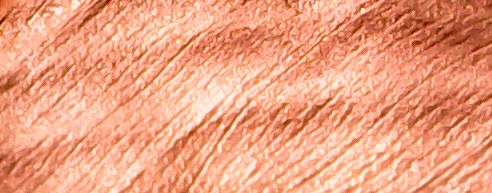
#> input picture exp/glcm/Pdry-crop.jpg, 492 x 193 px
$ python glcm.py   (Python 2 division)   (older library calls are emulated)
#> lines starting #> are read from the running program, lines starting #| are printed output that depends on the picture; long printed decimals are rounded
from __future__ import division

import cv2
import numpy as np
import matplotlib.pyplot as plt
from skimage.filters import threshold_otsu
from skimage.feature import greycomatrix, greycoprops

SAMPLE_SIZE = 50

# def plototsu(img, title, subplot1, subplot2):
def plototsu(img):
        # plt.subplot(subplot1)
        # plt.title(title)

        threshold = threshold_otsu(img)
        binary = img >= threshold

        return binary
        # [5 lines of commented-out code are left out]


Pdry = cv2.imread('Pdry-crop.jpg', 0)
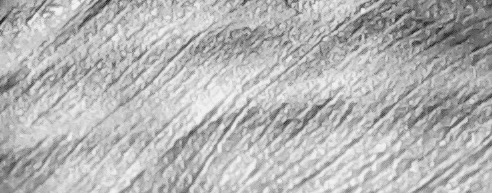
#> Pdry: shape (193, 492); min 28, max 249, mean 180.6
Pwet = cv2.imread('Pwet-crop.jpg', 0)
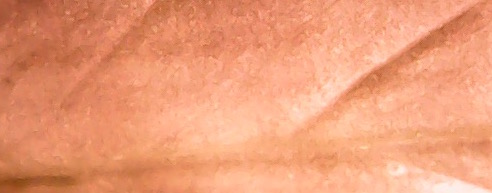
#> input picture exp/glcm/Pwet-crop.jpg, 492 x 193 px
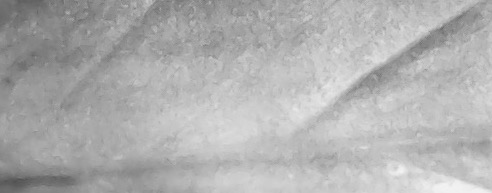
#> Pwet: shape (193, 492); min 81, max 243, mean 175.7

# Pdry = plototsu(Pdryraw)
# Pwet = plototsu(Pwetraw)

print "Pdy: ", Pdry
#> (printed output is left out)


Pdry_samples = [ (40,30), (55,45), (80,20), (90,110), (75,75), (100,100), (50,300), (50, 360), (65, 299) ]
Pwet_samples = [ (40,30), (55,45), (80,20), (90,110), (75,75), (100,100), (50,300), (50, 360), (65, 299) ]

Pdry_patches = []

for loc in Pdry_samples:
    Pdry_patches.append(Pdry[loc[0]:loc[0] + SAMPLE_SIZE, loc[1]:loc[1] + SAMPLE_SIZE])
#> after the loop, Pdry_patches = 9 items

Pwet_patches = []

for loc in Pwet_samples:
    Pwet_patches.append(Pwet[loc[0]:loc[0] + SAMPLE_SIZE, loc[1]:loc[1] + SAMPLE_SIZE])
#> after the loop, Pwet_patches = 9 items

# print "Pdry_patches: ", Pdry_patches
# print "Pwet_patches: ", Pwet_patches

xs = []
ys = []

for patch in (Pdry_patches + Pwet_patches):
    try:
        glcm = greycomatrix(patch, [5], [0], 256, symmetric=True, normed=True)
        xs.append(greycoprops(glcm, 'dissimilarity')[0, 0])
        ys.append(greycoprops(glcm, 'correlation')[0, 0])
    except ValueError:
        pass
#> this loop made 18 passes
#> after the loop, xs = [32.02, 29.65, 25.99, 21.64, 20.93, 21.05, 24.68, 22.36, 29.21, 4.83, 5.82, 4.61, 4.59, 5.1, 4.28, 7.86, 10.65, 8.35]; ys = [-0.0749, 0.0678, 0.0783, -0.0516, 0.159, -0.0523, 0.319, 0.123, 0.272, 0.853, 0.705, 0.523, 0.764, 0.642, 0.699, 0.553, 0.82, 0.678]

print "xs: ", xs
#| xs:  [32.020, 29.653, 25.988, 21.644, 20.928, 21.046, 24.677, 22.358, 29.208, 4.834, 5.816, 4.612, 4.592, 5.104, 4.282, 7.859, 10.653, 8.346]
print "ys: ", ys
#| ys:  [-0.07486, 0.06775, 0.07831, -0.05155, 0.1592, -0.0523, 0.3186, 0.123, 0.2722, 0.8529, 0.7048, 0.5227, 0.7641, 0.6416, 0.6993, 0.5528, 0.8196, 0.6775]

###########
# create the figure
fig = plt.figure(figsize=(8, 8))

# display original image with locations of patches

# for each patch, plot (dissimilarity, correlation)
ax = fig.add_subplot(3, 1, 1)
ax.plot(xs[:len(Pdry_patches)], ys[:len(Pdry_patches)], 'go',
        label='Dry')
ax.plot(xs[len(Pwet_patches):], ys[len(Pwet_patches):], 'bx',
        label='Wet')
ax.set_xlabel('GLCM Dissimilarity')
ax.set_ylabel('GLCM Correlation')
ax.legend()

# display the image patches
for i, patch in enumerate(Pdry_patches):
    ax = fig.add_subplot(3, len(Pdry_patches), len(Pdry_patches)*1 + i + 1)
    ax.imshow(patch, cmap=plt.cm.gray, interpolation='nearest',
              vmin=0, vmax=255)
    ax.set_xlabel('Dry %d' % (i + 1))
#> this loop made 9 passes

for i, patch in enumerate(Pwet_patches):
    ax = fig.add_subplot(3, len(Pwet_patches), len(Pwet_patches)*2 + i + 1)
    ax.imshow(patch, cmap=plt.cm.gray, interpolation='nearest',
              vmin=0, vmax=255)
    ax.set_xlabel('Wet %d' % (i + 1))


# display the patches and plot
fig.suptitle('Grey level co-occurrence matrix features', fontsize=14)
plt.show()
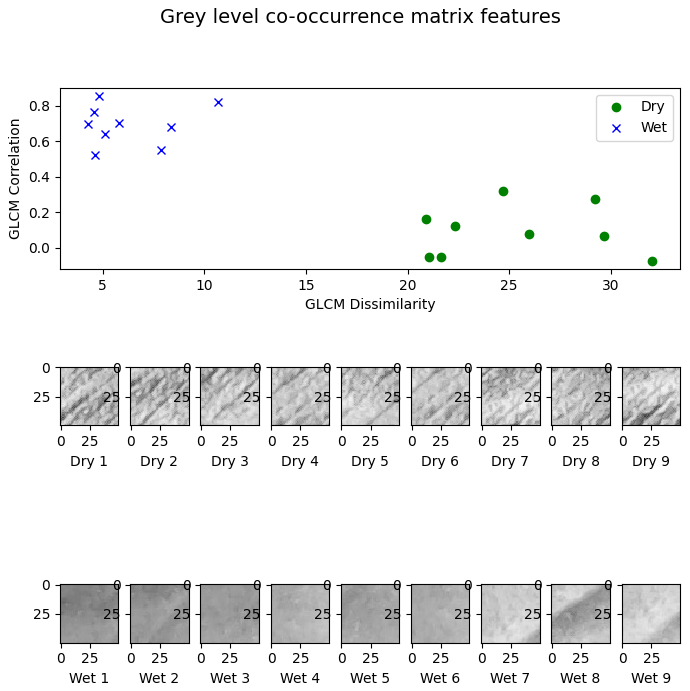
#> figure drawn by matplotlib, 19 panels


###########

# plototsu(Pdry, 'dry', 221, 222)
# plototsu(Pwet, 'wet', 223, 224)

plt.show()
